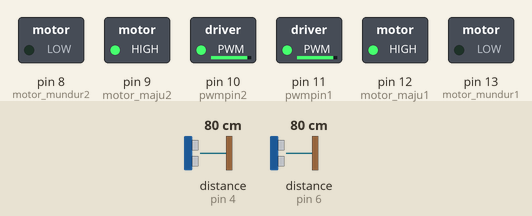
Simulated run of this sketch. Board: Arduino Uno, built with avr-gcc and run on an emulated ATmega328P. On the bench: switched loads named in the sketch (green lamp = pin HIGH). The test bench sets the inputs (shaded band); at power-on: distance to the obstacle (sensors on pin 4, pin 6) 80 cm. The echo pulse lasts 58.3 µs per cm.

Above: at 1.2 s.
1.3 s: distance to the obstacle (sensor on pin 4) set to 2 cm
At 2.5 s:
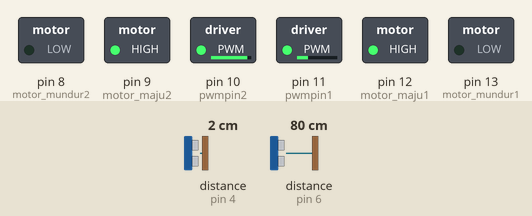
2.8 s: distance to the obstacle (sensor on pin 6) set to 2 cm
At 3.6 s:
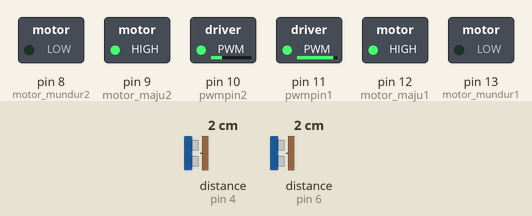
4.3 s: distance to the obstacle (sensor on pin 6) set to 18 cm
At 4.7 s:
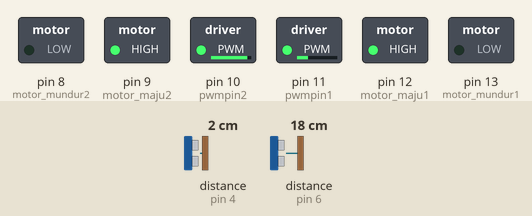
5.8 s: distance to the obstacle (sensor on pin 4) set to 35 cm
At 7.0 s:
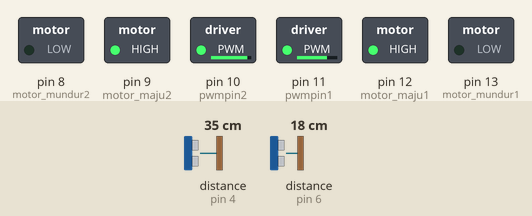
7.3 s: distance to the obstacle (sensor on pin 6) set to 15 cm
8.8 s: distance to the obstacle (sensor on pin 6) set to 12 cm
At 9.4 s:
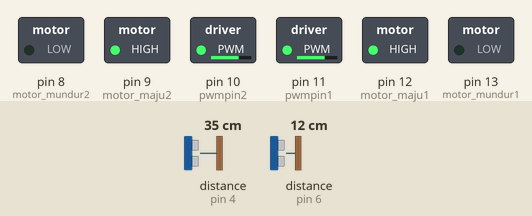
Timing chart, 0 to 11.3 s (numbered marks = the images above; inputs shaded):
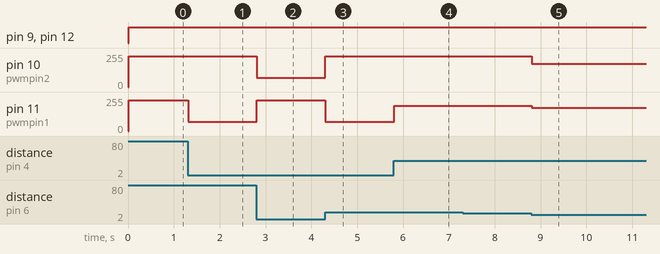

Measured:
- the behaviour switches between 14 and 13 cm on distance to the obstacle (sensor on pin 6) (found by bisection; images 4 and 5)
- after the input at 1.3 s, pin 11 (pwmpin1): 230/255 → 70/255 at once
- after the input at 2.8 s, pin 10 (pwmpin2): 230/255 → 70/255 at once; pin 11 (pwmpin1): 70/255 → 230/255 at once
- after the input at 4.3 s, pin 10 (pwmpin2): 70/255 → 230/255 at once; pin 11 (pwmpin1): 230/255 → 70/255 at once
- after the input at 5.8 s, pin 11 (pwmpin1): 70/255 → 190/255 at once
- after the input at 7.3 s, every drawn part: stays the same
- after the input at 8.8 s, pin 10 (pwmpin2): 230/255 → 176/255 at once; pin 11 (pwmpin1): 190/255 → 176/255 at once

The sketch:

iseng_fuzzy.ino
```cpp
/*
Author  : Agung Dwi Prasetyo
Computer Science IPB

Contoh fuzzy dengan penalaran tsukamoto, i write in simple C language :)
*/

#include <NewPing.h>

#define TRIGGER_PIN1 7
#define ECHO_PIN1 6
#define TRIGGER_PIN2 5
#define ECHO_PIN2 4

int motor_maju1 = 12;
int motor_mundur1 = 13;
int pwmpin1 = 11;

int motor_maju2 = 9;
int motor_mundur2 = 8;
int pwmpin2 = 10;

#define MAX_DISTANCE 1000

//membership function sensor depan
#define sen_dpn1 0.0
#define sen_dpn2 20.0
#define sen_dpn3 40.0

//membership function sensor kanan
#define sen_kn1 0.0
#define sen_kn2 6.0
#define sen_kn3 10.0
#define sen_kn4 14.0

//membership function output, pwm
#define m1 70.0
#define m2 150.0
#define m3 230.0

NewPing sonar_dpn(TRIGGER_PIN2, ECHO_PIN2, MAX_DISTANCE); // NewPing setup of pins and maximum distance.
NewPing sonar_kn(TRIGGER_PIN1, ECHO_PIN1, MAX_DISTANCE); // NewPing setup of pins and maximum distance.
/*
RULE:
Rule 1  : Jika jarak depan DEKAT dan jarak kanan DEKAT maka belok kiri CEPAT
Rule 2  : Jika jarak depan DEKAT dan jarak kanan SEDANG maka belok kiri CEPAT
Rule 3  : Jika jarak depan DEKAT dan jarak kanan JAUH maka belok kanan CEPAT
Rule 4  : Jika jarak depan JAUH dan jarak kanan DEKAT maka belok kiri CEPAT
Rule 5  : Jika jarak depan JAUH dan jarak kanan SEDANG maka maju SEDANG
Rule 6  : Jika jarak depan JAUH dan jarak kanan JAUH maka maju CEPAT
 */

double u[7]={0.0};
double z_kr[8]={0.0};
double z_kn[8]={0.0};
double dpn_dekat, dpn_jauh;
double kn_dekat, kn_sedang, kn_jauh;
int pwm_kn = 0;
int pwm_kr = 0;

void setup() {
  // put your setup code here, to run once:
  Serial.begin(9600);
  pinMode(motor_maju1, OUTPUT);
  pinMode(motor_mundur1, OUTPUT);
  pinMode(pwmpin1, OUTPUT);
  pinMode(motor_maju2, OUTPUT);
  pinMode(motor_mundur2, OUTPUT);
  pinMode(pwmpin2, OUTPUT);
}

void loop() {
  // put your main code here, to run repeatedly:
  int dpn = sonar_dpn.ping_cm();
  int kan = sonar_kn.ping_cm();
  cal_sensor_val(dpn, kan);
  u_1();
  output();
  defuzifikasi();
  maju(pwm_kn, pwm_kr);
}

void maju(int kn, int kr) {
  digitalWrite(motor_maju1,1); //terminal D1 will be HIGH
  digitalWrite(motor_mundur1,0); //terminal D2 will be LOW
  digitalWrite(motor_maju2,1); //terminal D1 will be HIGH
  digitalWrite(motor_mundur2,0); //terminal D2 will be LOW
  analogWrite(pwmpin1,kn);
  analogWrite(pwmpin2,kr);
}

//fuzzifikasi
void cal_sensor_val(int d, int k)
{
  double dpn = (double) d;
  double kn = (double) k;
  //fuzzifikasi depan dekat
  if (dpn <= sen_dpn2) dpn_dekat = 1.0;
  else if (dpn > sen_dpn2 && dpn < sen_dpn3)
    dpn_dekat = (sen_dpn3 - dpn) / (sen_dpn3 - sen_dpn2);
  else dpn_dekat = 0;

  //fuzzifikasi depan jauh
  if (dpn >= sen_dpn3) dpn_jauh = 1.0;
  else if (dpn < sen_dpn3 && dpn > sen_dpn2)
    dpn_jauh = (dpn - sen_dpn2) / (sen_dpn3 - sen_dpn2);
  else dpn_jauh = 0;

  //fuzzifikasi kanan dekat
  if (kn <= sen_kn2) kn_dekat = 1.0;
  else if (kn > sen_kn2 && kn < sen_kn3)
    kn_dekat = (sen_kn3 - kn) / (sen_kn3 - sen_kn2);
  else kn_dekat = 0;

  //fuzzifikasi kanan sedang
  if (kn == sen_kn3) kn_sedang = 1.0;
  else if (kn < sen_kn3 && kn > sen_kn2) kn_sedang = (kn - sen_kn2)/(sen_kn3 - sen_kn2);
  else if (kn > sen_kn3 && kn < sen_kn4) kn_sedang = (sen_kn4 - kn)/(sen_kn4 - sen_kn3);
  else kn_sedang = 0;

  //fuzzifikasi kanan jauh
  if (kn >= sen_kn4) kn_jauh = 1.0;
  else if (kn > sen_kn3 && kn < sen_kn4) kn_jauh = (kn - sen_kn3) / (sen_kn4 - sen_kn3);
  else kn_jauh = 0;
}

//nilai minimal tiap rule, karena semua rule dalam logika "dan"
void u_1()
{
  u[0] = min(dpn_dekat, kn_dekat);
  u[1] = min(dpn_dekat, kn_sedang);
  u[2] = min(dpn_dekat, kn_jauh);
  u[3] = min(dpn_jauh, kn_dekat);
  u[4] = min(dpn_jauh, kn_sedang);
  u[5] = min(dpn_jauh, kn_jauh);
}

void output()
{
  //output motor kanan
  z_kr[0] = m1;//m_pelan(u[0]);
  z_kr[1] = m1;//m_pelan(u[1]);
  z_kr[2] = m3;//m_cepat(u[2]);
  z_kr[3] = m1;//m_pelan(u[3]);
  z_kr[4] = m2;//m_sedang(1,u[4]);
  z_kr[5] = m3;//m_cepat(2,u[4]);

  z_kn[0] = m3;//m_cepat(u[0]);
  z_kn[1] = m3;//m_cepat(u[1]);
  z_kn[2] = m1;//m_pelan(u[2]);
  z_kn[3] = m3;//m_cepat(u[3]);
  z_kn[4] = m2;//m_sedang(1,u[4]);
  z_kn[5] = m3;//m_cepat(2,u[4]);
}

void defuzifikasi()
{
  double hasil_kn, pembilang_kn = 0.0, penyebut_kn = 0.0;
  double hasil_kr, pembilang_kr = 0.0, penyebut_kr = 0.0;
  int i = 0;
  for (i; i < 6; i++)
  {
    pembilang_kn += z_kn[i] * u[i];
    penyebut_kn += u[i];

    pembilang_kr += z_kr[i] * u[i];
    if(i<7) penyebut_kr += u[i];
  }
  hasil_kn = pembilang_kn / penyebut_kn;
  hasil_kr = pembilang_kr / penyebut_kr;

  pwm_kn = hasil_kn;
  pwm_kr = hasil_kr;
}
```
